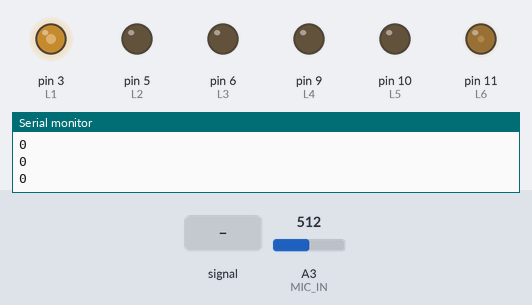
Recording of a sketch running on a simulated Arduino Uno, built with avr-gcc and run on an emulated ATmega328P. Shown: output pins drawn as LEDs (lit = HIGH), the last lines printed to the serial monitor. Inputs (shaded band) come from the test bench; at power-on: A3 (MIC_IN) = 512.

Above: at 1.2 s.
1.3 s: A3 (MIC_IN) fed a 2 Hz sine of ±306 counts around its level
At 1.52 s:
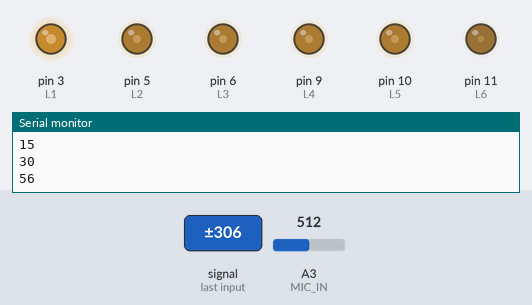
4.3 s: A3 (MIC_IN) set to 716
At 4.35 s:
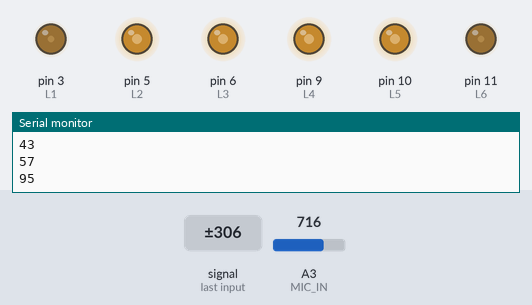
5.9 s: A3 (MIC_IN) fed a 200 Hz sine of ±255 counts around its level
At 6.4 s:
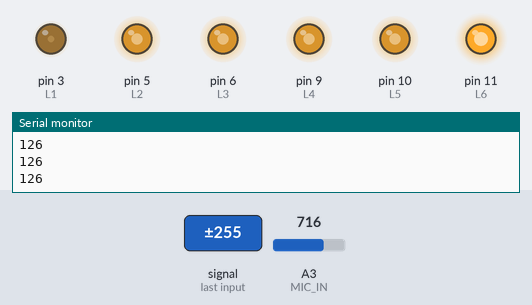
7.4 s: A3 (MIC_IN) fed a 50 Hz sine of ±306 counts around its level
At 7.9 s:
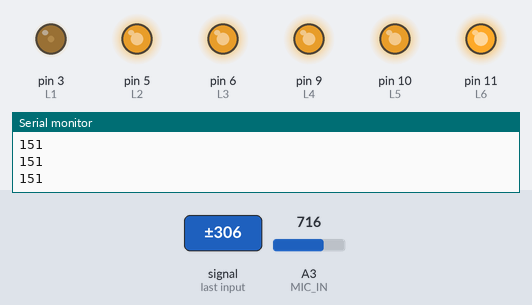
8.9 s: A3 (MIC_IN) set to 122
At 8.95 s:
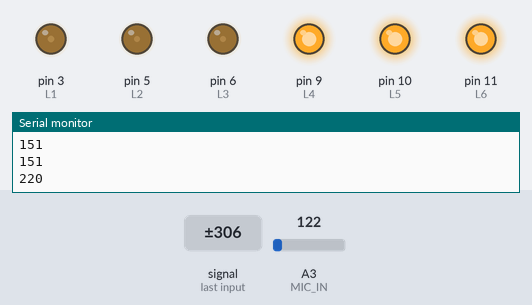
Timing chart, 0 to 11.5 s (numbered marks = the images above; inputs shaded):
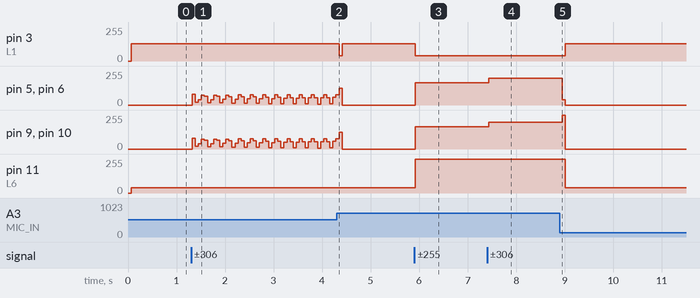

The sketch:

music_light.ino
```cpp
#define MIC_IN  3
#define L1 3
#define L2 5
#define L3 6
#define L4 9
#define L5 10
#define L6 11
#define SMAX 1023
#define MAX 254


const int SAMPLE_WINDOW = 63; // 50ms = 20 hertz;
unsigned long sample = 0;

void lightshow(int, int, int, int);

void setup(){
    Serial.begin(9600);
    analogWrite(L1,0);
    analogWrite(L2,0);
    analogWrite(L3,0);
    analogWrite(L4,0);
    analogWrite(L5,0);
    analogWrite(L6,0);
}

void loop(){
    unsigned long startMillis = millis();
    unsigned int p2p = 0,
                 sigMax = 0,
                 sigMin = SMAX;
    int out = 0;

    while (millis() - startMillis < SAMPLE_WINDOW)
    {
        sample = analogRead(MIC_IN);
        if (sample <= SMAX){
            if (sample > sigMax)
                sigMax = sample;
            else if (sample < sigMin)
                sigMin = sample;
        }
    }
    p2p = sigMax - sigMin;  //volts = (p2p*5.0)/1024;
    out = map(p2p, 0, SMAX, 0, MAX);

    int cblue = 80, fblue = 40;
    int cred = 1, fred = 0;
    int cwhite = 100, fwhite = 40;

    darkshow(L1, cblue, fblue, out);
    lightshow(L2, cred, fred, out);
    lightshow(L3, cred, fred, out);
    lightshow(L4, cred, fred, out);
    lightshow(L5, cred, fred, out);
    flash(L6, cwhite, fwhite, out);

    Serial.println(out);

}

void lightshow(int pin, int c, int f, int o){
    double r = 1.34;
    if (o > c)
      analogWrite(pin, o*r);
    else
      analogWrite(pin, f);
}

void darkshow(int pin, int c, int f, int o){
    if (o>c)
      analogWrite(pin,f);
    else
      analogWrite(pin,128);
}

void flash(int pin, int c, int f, int o){
   if(o>c)
      analogWrite(pin,254);
   else
      analogWrite(pin,f);
}
```

Measured:
- after the input at 4.3 s, pin 3 (L1): 128/255 → 40/255 after 0.05 s, → 128/255 0.06 s later
- after the input at 5.9 s, pin 3 (L1): 128/255 → 40/255 at once; pin 5 (L2), pin 6 (L3), pin 9 (L4), pin 10 (L5): 0/255 → 168/255 at once; pin 11 (L6): 40/255 → 254/255 at once
- after the input at 7.4 s, pin 5 (L2), pin 6 (L3), pin 9 (L4), pin 10 (L5): 168/255 → 202/255 at once
- after the input at 8.9 s, pin 3 (L1): 40/255 → 128/255 after 0.11 s; pin 5 (L2), pin 6 (L3): 202/255 → 38/255 after 0.05 s, → 0/255 0.06 s later; pin 9 (L4), pin 10 (L5): 202/255 → 255/255 after 0.05 s, → 0/255 0.06 s later; pin 11 (L6): 254/255 → 40/255 after 0.11 s
